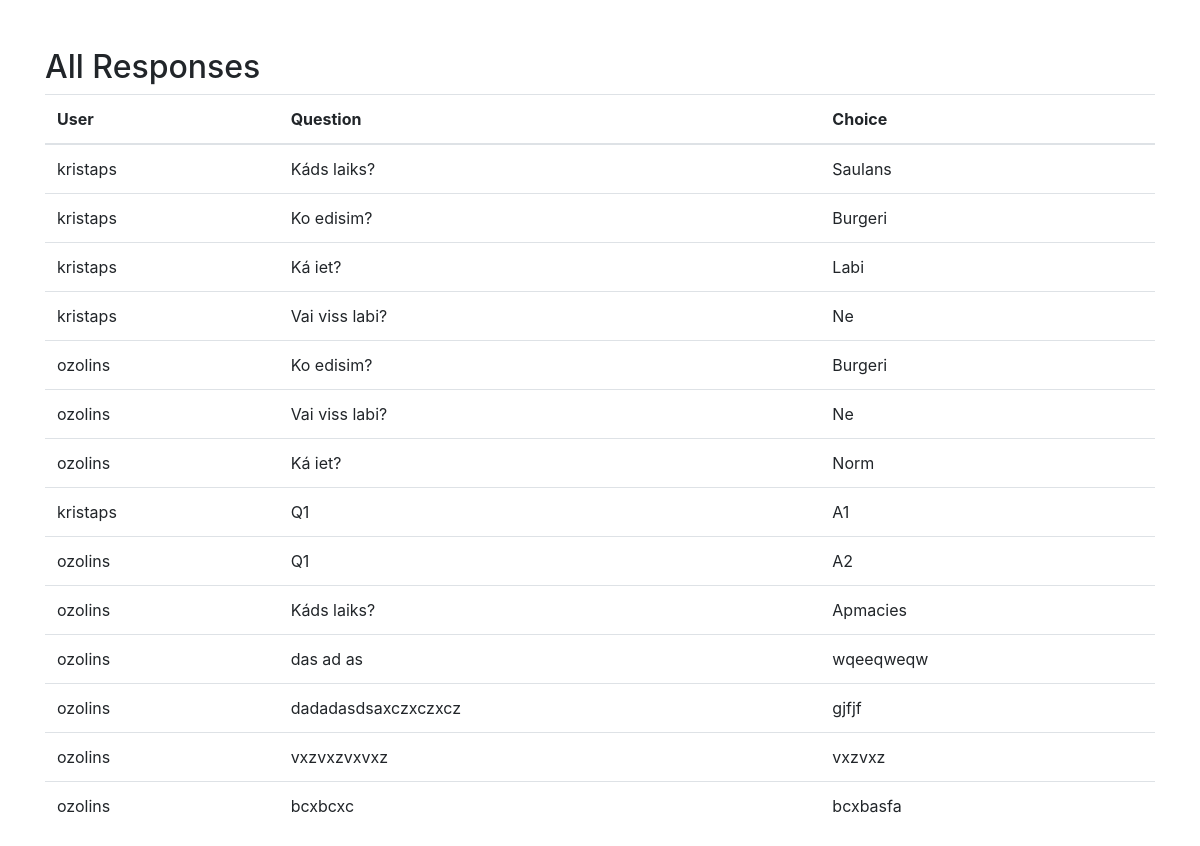
/responses/ (signed in), run on the app's committed database.
### voteapp/models.py (models this page shows)
class Response(models.Model):
    user = models.ForeignKey(User, on_delete=models.CASCADE)
    question = models.ForeignKey(Question, on_delete=models.CASCADE)
    choice = models.ForeignKey(Choice, on_delete=models.CASCADE)

class Question(models.Model):
    question_text = models.CharField(max_length=200)
    created_at = models.DateTimeField(auto_now_add=True)

class Choice(models.Model):
    question = models.ForeignKey(Question, related_name='choices', on_delete=models.CASCADE)
    choice_text = models.CharField(max_length=200)
    order = models.IntegerField(default=0)

### voteapp/views.py (the view)
# urls.py: path('responses/', views.view_responses, name='view_responses'),
@login_required
def view_responses(request):
    responses = Response.objects.all().select_related('user', 'question', 'choice')
    return render(request, 'responses.html', {'responses': responses})

### voteapp/templates/responses.html (shortened to what this page needs)
<!DOCTYPE html>
<html>
<head>
    <link rel="stylesheet" href="https://stackpath.bootstrapcdn.com/bootstrap/4.5.2/css/bootstrap.min.css">
</head>
<body>
    <div class="container mt-5">
        <h2>All Responses</h2>
        <table class="table">
            <thead>
                <tr>
                    <th>User</th>
                    <th>Question</th>
                    <th>Choice</th>
                </tr>
            </thead>
            <tbody>
                {% for response in responses %}
                <tr>
                    <td>{{ response.user.username }}</td>
                    <td>{{ response.question.question_text }}</td>
                    <td>{{ response.choice.choice_text }}</td>
                </tr>
                {% endfor %}
            </tbody>
        </table>
    </div>
</body>
</html>

### data on the page
Response: user.username "kristaps", question.question_text "Káds laiks?", choice.choice_text "Saulans"
Response: user.username "kristaps", question.question_text "Ko edisim?", choice.choice_text "Burgeri"
Response: user.username "kristaps", question.question_text "Ká iet?", choice.choice_text "Labi"
Response: user.username "kristaps", question.question_text "Vai viss labi?", choice.choice_text "Ne"
Response: user.username "ozolins", question.question_text "Ko edisim?", choice.choice_text "Burgeri"
Response: user.username "ozolins", question.question_text "Vai viss labi?", choice.choice_text "Ne"
Response: user.username "ozolins", question.question_text "Ká iet?", choice.choice_text "Norm"
Response: user.username "kristaps", question.question_text "Q1", choice.choice_text "A1"
Response: user.username "ozolins", question.question_text "Q1", choice.choice_text "A2"
Response: user.username "ozolins", question.question_text "Káds laiks?", choice.choice_text "Apmacies"
Response: user.username "ozolins", question.question_text "das ad as", choice.choice_text "wqeeqweqw"
Response: user.username "ozolins", question.question_text "dadadasdsaxczxczxcz", choice.choice_text "gjfjf"
Response: user.username "ozolins", question.question_text "vxzvxzvxvxz", choice.choice_text "vxzvxz"
Response: user.username "ozolins", question.question_text "bcxbcxc", choice.choice_text "bcxbasfa"
